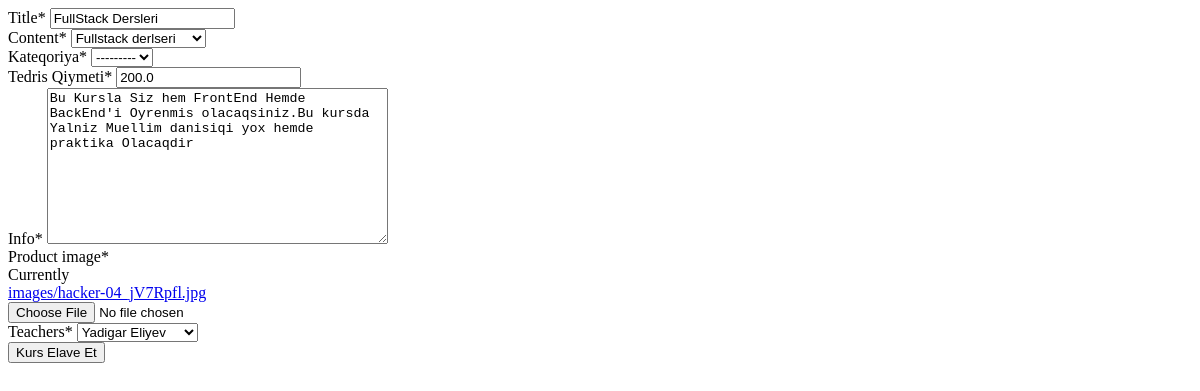
The app's page /cource/edit/4, older data.
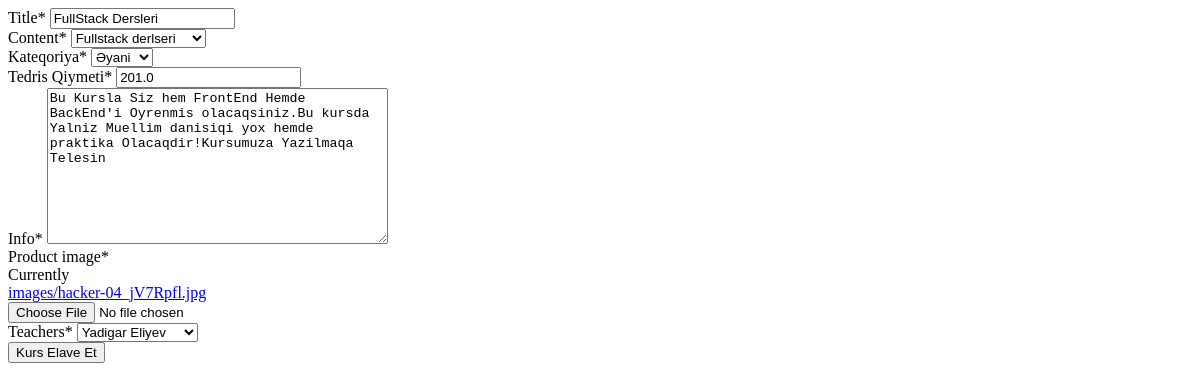
The same page, newer data.
### accounts/models.py (models this page shows, shortened)
class Product(models.Model):
    CATEGORY=(
        ("qiyabi","Əyani"),
        ("online","Online")
    )
    CONTENT=(
        ("informatics lessons","informatika dersleri"),
        ("Backend lessons","Backend derlseri"),
        ("Frontend lessons","FrontEnd derlseri"),
        ("Fullstack lessons","Fullstack derlseri"),
        ("Electonics lessons","Elektonika dersleri"),
        ("Python lessons","Python dersleri"),
    )
    title=models.CharField(verbose_name="title",max_length=60)
    teachers = models.ForeignKey(Teacher, on_delete=models.SET_NULL,null=True)
    content=models.TextField(verbose_name="content",choices=CONTENT)
    price=models.FloatField(verbose_name="Tedris Qiymeti",default=0)
    description=models.TextField(verbose_name="Info",null=True)
    category=models.CharField(verbose_name="Kateqoriya",choices=CATEGORY,null=True,max_length=60)
    created_date=models.DateTimeField(auto_now_add=True)
    product_image=models.ImageField(null=False,upload_to="images/",default=None)

### accounts/views.py (the view)
# urls.py: path('edit/<int:id>',views.courcesedit,name="courcesedit"),
def courcesedit(request,id):
    product=get_object_or_404(Product,id=id)
    form=ProductForm(request.POST or None,request.FILES or None,instance=product)
    if form.is_valid():
        form.save()
        messages.success(request,"Kurs Ugurla Guncellendi!")
        return redirect("cources")
    return render(request,"courcesadd.html",{"form":form})

### accounts/forms.py
class ProductForm(ModelForm):
    class Meta:
        model=Product
        fields=('title','content','category','price','description','product_image',"teachers")

### accounts/models.py (called while the page is built)
    def __str__(self) -> str:
        return self.name

### templates/courcesadd.html (shortened to what this page needs)
<!DOCTYPE html>
{% load crispy_forms_tags %}
<html lang="en">
<head>
</head>
<body>
    <form method="post" enctype="multipart/form-data">
        {{form| crispy }}
        <button class="btn btn-primary" type="submit">Kurs Elave Et</button>
    </form>
</body>
</html>

Row changes from the older to the newer data that the page shows:
changed Product "FullStack Dersleri": category "---------" → "Əyani"; price "200.0" → "201.0"; description "Bu Kursla Siz hem FrontEnd Hemde BackEnd'i Oyrenmis olacaqsiniz.Bu kursda Yalniz Muellim danisiqi yox hemde praktika Olacaqdir" → "Bu Kursla Siz hem FrontEnd Hemde BackEnd'i Oyrenmis olacaqsiniz.Bu kursda Yalniz Muellim danisiqi yox hemde praktika Olacaqdir!Kursumuza Yazilmaqa Telesin"
